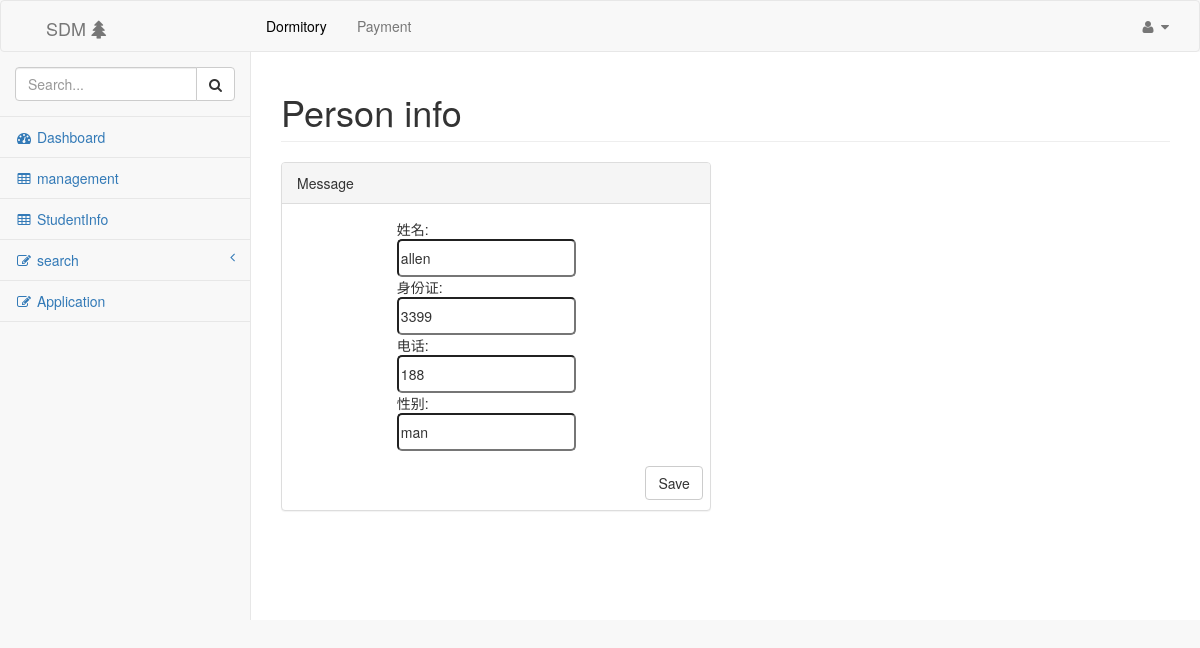
Screenshot of /person/ (signed in) with the database file from the repository.
### dorm/models.py (models this page shows, shortened)
class NewUser(AbstractUser):
	name = models.CharField('name', default='', max_length=100)
	idcard = models.CharField('idcard', default='', max_length=100)
	phone = models.CharField('phone', default='', max_length=100)
	sex = models.CharField('sex', default='', max_length=100)
	kind = models.CharField('kind', default='', max_length=100)

### dorm/views.py (the view, shortened to what this page needs)
# urls.py: path('person/', views.PersonView.as_view(), name="PersonView"),
class PersonView(View):
	def get(self, request):
		info = {}
		info['name'] = request.session.get('name', '')
		info['kind'] = request.session.get('kind', '')
		if not info['name']:
			return redirect(reverse('dorm:login'))
		user = NewUser.objects.get(name=info['name'], kind=info['kind'])
		info['user'] = user
		return render(request, 'dorm/person_view.html', info)

### dorm/templates/dorm/person_view.html (shortened to what this page needs)
{% extends 'dorm/base.html' %}
{% load static %}
{% block head %}
	<link href="{% static 'css/bootstrap.min.css' %}" rel="stylesheet">
    <link href="{% static 'css/metisMenu.min.css' %}" rel="stylesheet">
    <link href="{% static 'css/dataTables.bootstrap.css' %}" rel="stylesheet">
    <link href="{% static 'css/dataTables.responsive.css' %}" rel="stylesheet">
    <link href="{% static 'css/sb-admin-2.css' %}" rel="stylesheet">
    <link href="{% static 'css/font-awesome.min.css' %}" rel="stylesheet" type="text/css">
{% endblock %}
{% block h1 %}Person info{% endblock %}
{% block content %}
            <div class="row">
                <div class="col-lg-6">
                    <div class="panel panel-default">
                        <div class="panel-heading">
                            Message
                        </div>
						<form action="" method="post">
                        <div class="panel-body" style="position: relative;left: 14%;">
                            <ul >
                                <p>姓名:</p><input id="in" type="text" name="name" value="{{ user.name }}">
                                <p>身份证:</p><input id="in" type="text" name="idcard" value="{{ user.idcard }}">
                                <p>电话:</p><input id="in" type="text" name="phone" value="{{ user.phone }}">
                                <p>性别:</p><input id="in" type="text" name="sex" value="{{ user.sex }}">
                            </ul>
                        </div>
                        <input type="submit" value="Save" class="btn btn-default" style="position: relative;
                        left:85%;bottom:10px;">
						</form>
                    </div>
                </div>
            </div>
{% endblock %}

### dorm/static/css/sb-admin-2.css (style rules this page uses)
body { background-color: #f8f8f8; }

### dorm/templates/dorm/person_view.html (style rules this page uses)
#in { display: block; width: 50%; height: 38px; border-radius: 5px; }
p { display: inline; position: relative; }

### rows the page displays
NewUser: name "allen", idcard "3399", phone "188", sex "man"
